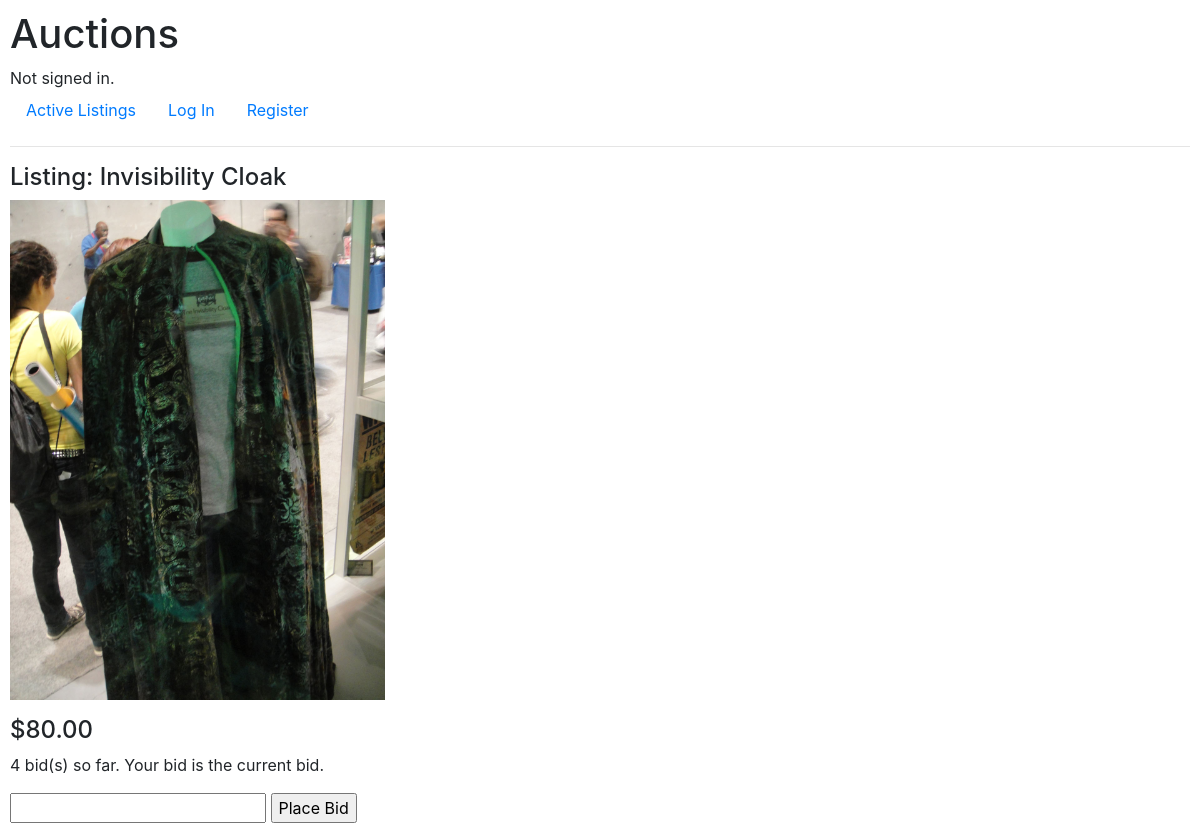
The app's page /listings/2 with its own data.
### auctions/models.py (models this page shows, shortened)
class Product(models.Model):
    name = models.CharField(max_length=256)
    price = models.DecimalField(max_digits=6, decimal_places=2)
    description = models.TextField(default='', blank=True)
    image = models.ImageField(upload_to='auctions/media')
    created_at = models.DateTimeField(auto_now_add=True)
    updated_at = models.DateTimeField(auto_now=True)

### auctions/views.py (the view)
# urls.py: path("listings/<int:product_id>", views.listings, name="listings"),
def listings(request, product_id):
    listings = Product.objects.get(pk=product_id)
    if listings is not None:
        return render(request,'auctions/listings.html', {
            'listings': listings,
            'bidding_history': listings.ProductBid.all(),
            })
    else:
        raise Http404('Product does not exist')

### auctions/templates/auctions/listings.html (shortened to what this page needs)
{% extends "auctions/layout.html" %}
{% block body %}
    <h4>Listing: {{listings.name}}</h4>
    <img src="{{listings.image.url}}" style="max-width: 1000px; max-height: 500px">
    <h4>${{listings.price}}</h4>
    <p>
        {{ bidding_history.count }} bid(s) so far. Your bid is the current bid.
    </p>
    <form action="{% url 'auctions:bidding' listings.id %}" method="POST">
        <input type="number" name="bidding">
        <input type="submit" value="Place Bid">
    </form>
{% endblock %}

### auctions/static/auctions/styles.css (style rules this page uses)
body { padding: 10px; }

### records on screen
Product: name "Invisibility Cloak", image (picture), price "80.00", count "4"
